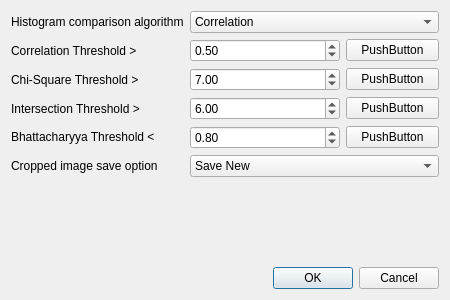
<?xml version="1.0" encoding="UTF-8"?>
<ui version="4.0">
 <class>settings</class>
 <widget class="QDialog" name="settings">
  <property name="geometry">
   <rect>
    <x>0</x>
    <y>0</y>
    <width>450</width>
    <height>300</height>
   </rect>
  </property>
  <property name="sizePolicy">
   <sizepolicy hsizetype="Expanding" vsizetype="Expanding">
    <horstretch>0</horstretch>
    <verstretch>0</verstretch>
   </sizepolicy>
  </property>
  <property name="maximumSize">
   <size>
    <width>450</width>
    <height>300</height>
   </size>
  </property>
  <property name="windowTitle">
   <string>Dialog</string>
  </property>
  <layout class="QVBoxLayout" name="verticalLayout">
   <item>
    <layout class="QFormLayout" name="formLayout">
     <item row="0" column="0">
      <widget class="QLabel" name="label">
       <property name="text">
        <string>Histogram comparison algorithm</string>
       </property>
      </widget>
     </item>
     <item row="0" column="1">
      <widget class="QComboBox" name="histogramComboBox">
       <item>
        <property name="text">
         <string>Correlation</string>
        </property>
       </item>
       <item>
        <property name="text">
         <string>Chi-Square</string>
        </property>
       </item>
       <item>
        <property name="text">
         <string>Intersection</string>
        </property>
       </item>
       <item>
        <property name="text">
         <string>Bhattacharrya</string>
        </property>
       </item>
      </widget>
     </item>
     <item row="1" column="0">
      <widget class="QLabel" name="label_2">
       <property name="text">
        <string>Correlation Threshold &gt;</string>
       </property>
      </widget>
     </item>
     <item row="1" column="1">
      <layout class="QHBoxLayout" name="horizontalLayout" stretch="0,0">
       <item>
        <widget class="QDoubleSpinBox" name="correlationSpinBox">
         <property name="minimumSize">
          <size>
           <width>150</width>
           <height>0</height>
          </size>
         </property>
         <property name="minimum">
          <double>0.000000000000000</double>
         </property>
         <property name="value">
          <double>0.500000000000000</double>
         </property>
        </widget>
       </item>
       <item>
        <widget class="QPushButton" name="pushButton">
         <property name="text">
          <string>PushButton</string>
         </property>
        </widget>
       </item>
      </layout>
     </item>
     <item row="2" column="0">
      <widget class="QLabel" name="label_3">
       <property name="text">
        <string>Chi-Square Threshold &gt;</string>
       </property>
      </widget>
     </item>
     <item row="2" column="1">
      <layout class="QHBoxLayout" name="horizontalLayout_2">
       <item>
        <widget class="QDoubleSpinBox" name="chiSquareSpinBox">
         <property name="sizePolicy">
          <sizepolicy hsizetype="Minimum" vsizetype="Fixed">
           <horstretch>0</horstretch>
           <verstretch>0</verstretch>
          </sizepolicy>
         </property>
         <property name="minimumSize">
          <size>
           <width>150</width>
           <height>0</height>
          </size>
         </property>
         <property name="value">
          <double>7.000000000000000</double>
         </property>
        </widget>
       </item>
       <item>
        <widget class="QPushButton" name="pushButton_2">
         <property name="text">
          <string>PushButton</string>
         </property>
        </widget>
       </item>
      </layout>
     </item>
     <item row="3" column="0">
      <widget class="QLabel" name="label_4">
       <property name="text">
        <string>Intersection Threshold &gt;</string>
       </property>
      </widget>
     </item>
     <item row="3" column="1">
      <layout class="QHBoxLayout" name="horizontalLayout_3">
       <item>
        <widget class="QDoubleSpinBox" name="intersectionSpinBox">
         <property name="minimumSize">
          <size>
           <width>150</width>
           <height>0</height>
          </size>
         </property>
         <property name="value">
          <double>6.000000000000000</double>
         </property>
        </widget>
       </item>
       <item>
        <widget class="QPushButton" name="pushButton_3">
         <property name="text">
          <string>PushButton</string>
         </property>
        </widget>
       </item>
      </layout>
     </item>
     <item row="4" column="0">
      <widget class="QLabel" name="label_5">
       <property name="text">
        <string>Bhattacharyya Threshold &lt;</string>
       </property>
      </widget>
     </item>
     <item row="4" column="1">
      <layout class="QHBoxLayout" name="horizontalLayout_4">
       <item>
        <widget class="QDoubleSpinBox" name="bhattacharyyaSpinBox">
         <property name="minimumSize">
          <size>
           <width>150</width>
           <height>0</height>
          </size>
         </property>
         <property name="value">
          <double>0.800000000000000</double>
         </property>
        </widget>
       </item>
       <item>
        <widget class="QPushButton" name="pushButton_4">
         <property name="minimumSize">
          <size>
           <width>0</width>
           <height>0</height>
          </size>
         </property>
         <property name="text">
          <string>PushButton</string>
         </property>
        </widget>
       </item>
      </layout>
     </item>
     <item row="5" column="0">
      <widget class="QLabel" name="label_6">
       <property name="text">
        <string>Cropped image save option</string>
       </property>
      </widget>
     </item>
     <item row="5" column="1">
      <widget class="QComboBox" name="comboBox_2">
       <item>
        <property name="text">
         <string>Save New</string>
        </property>
       </item>
       <item>
        <property name="text">
         <string>Overwrite</string>
        </property>
       </item>
      </widget>
     </item>
    </layout>
   </item>
   <item>
    <widget class="QDialogButtonBox" name="buttonBox">
     <property name="orientation">
      <enum>Qt::Horizontal</enum>
     </property>
     <property name="standardButtons">
      <set>QDialogButtonBox::Cancel|QDialogButtonBox::Ok</set>
     </property>
    </widget>
   </item>
  </layout>
 </widget>
 <resources/>
 <connections>
  <connection>
   <sender>buttonBox</sender>
   <signal>accepted()</signal>
   <receiver>settings</receiver>
   <slot>accept()</slot>
   <hints>
    <hint type="sourcelabel">
     <x>247</x>
     <y>267</y>
    </hint>
    <hint type="destinationlabel">
     <x>157</x>
     <y>274</y>
    </hint>
   </hints>
  </connection>
  <connection>
   <sender>buttonBox</sender>
   <signal>rejected()</signal>
   <receiver>settings</receiver>
   <slot>reject()</slot>
   <hints>
    <hint type="sourcelabel">
     <x>315</x>
     <y>267</y>
    </hint>
    <hint type="destinationlabel">
     <x>286</x>
     <y>274</y>
    </hint>
   </hints>
  </connection>
 </connections>
</ui>
